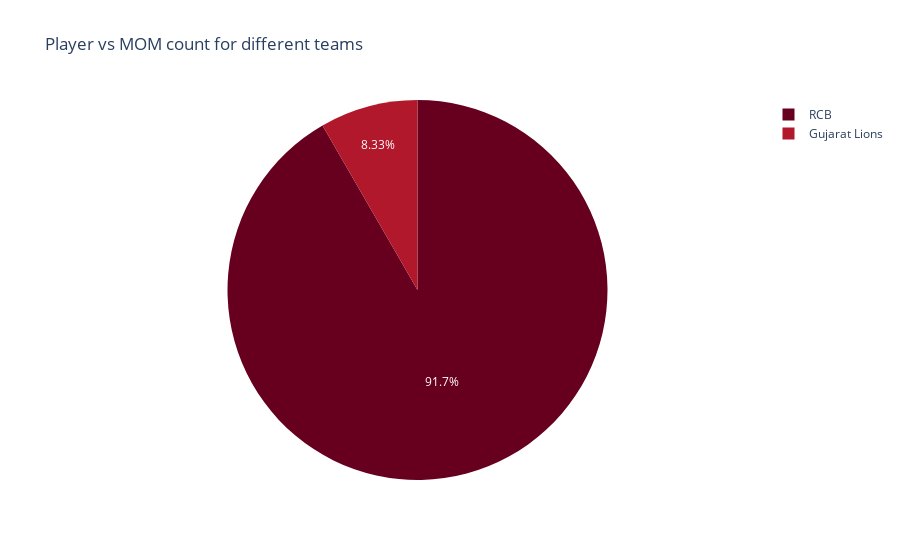

Write notebook code for a chart like this one.
### Code cell
px.pie( df , values='Count', names='Team', title='Player vs MOM count for different teams' ,color_discrete_sequence=px.colors.sequential.RdBu)

### Figure 1 — Plotly figure (JSON) as saved in the notebook; plotly's stock layout.template omitted (floating-point values rounded to 4 significant figures)
{"data": [{"domain": {"x": [0, 1], "y": [0, 1]}, "hovertemplate": "Team=%{label}<br>Count=%{value}<extra></extra>", "labels": ["RCB", "Gujarat Lions"], "legendgroup": "", "name": "", "showlegend": true, "type": "pie", "values": [11, 1]}], "layout": {"legend": {"tracegroupgap": 0}, "piecolorway": ["rgb(103,0,31)", "rgb(178,24,43)", "rgb(214,96,77)", "rgb(244,165,130)", "rgb(253,219,199)", "rgb(247,247,247)", "rgb(209,229,240)", "rgb(146,197,222)", "rgb(67,147,195)", "rgb(33,102,172)", "rgb(5,48,97)"], "title": {"text": "Player vs MOM count for different teams"}}}
